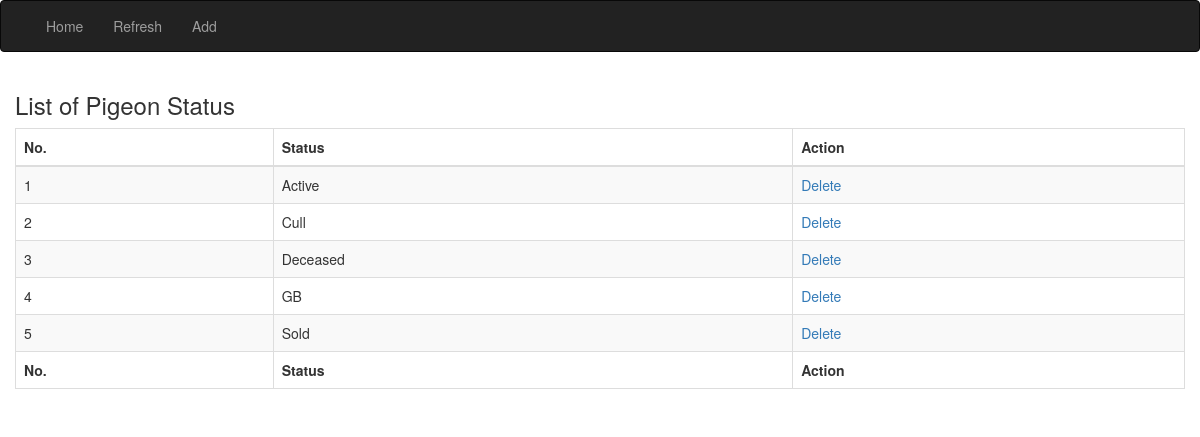
The app's page /admin/list_status.php (signed in) with its own data.
### tables this page shows
CREATE TABLE `status` (
  `id` int(2) NOT NULL,
  `status` varchar(10) NOT NULL
);

### admin/list_status.php (the view, shortened to what this page needs)
<?php
include('session.php');
  $query ="SELECT * FROM status order by status asc";
 $result = mysqli_query($db, $query);
?>
<!DOCTYPE html>
<html>
 <head>
  <link rel="stylesheet" href="https://cdn.datatables.net/1.10.19/css/dataTables.bootstrap.min.css">
  <link rel="stylesheet" href="https://maxcdn.bootstrapcdn.com/bootstrap/3.3.7/css/bootstrap.min.css">
 </head>
 <body>
<nav class="navbar navbar-inverse">
  <div class="container-fluid">
    <div class="collapse navbar-collapse" id="myNavbar">
      <ul class="nav navbar-nav">
        <li><a href="admin">Home</a></li>
        <li><a href="list-status">Refresh</a></li>
        <li><a href="#myStatus" data-toggle="modal">Add</a></li>
    </div>
  </div>
</nav>
        <div class="container-fluid">
          <h1 class="h3 mb-2 text-gray-800">List of Pigeon Status</h1>
          <div class="card shadow mb-4">
            <div class="card-body">
              <div class="table-responsive">
                <table class="table table-striped table-bordered" id="dataTable" width="100%" cellspacing="0"s>
                  <thead>
                               <tr>
                                    <th>No.</th>
                                    <th>Status</th>
                                    <th>Action</th>
                               </tr>
                          </thead>
                          <tfoot>
                                <tr>
                                    <th>No.</th>
                                    <th>Status</th>
                                    <th>Action</th>
                               </tr>
                  </tfoot>
                  <form>
                          <?php
                          $sno = 1;
                          while($row = mysqli_fetch_array($result))
                          {
                               echo  '
                               <tr>
                                    <td>'.$sno.'</td>
                                    <td>'.$row["status"].'</td>
                                    <td>
           <a href="javascript:delete_id('.$row["id"].')" class="trigger-btn" >Delete </a>
                                    </td>
                               </tr>
                               ' ;
                          $sno++;}
                          ?>
                          </form>
                </table>
              </div>
            </div>
          </div>
        </div>
</body>
</html>

### records on screen
status: status "Active"
status: status "Cull"
status: status "Deceased"
status: status "GB"
status: status "Sold"
